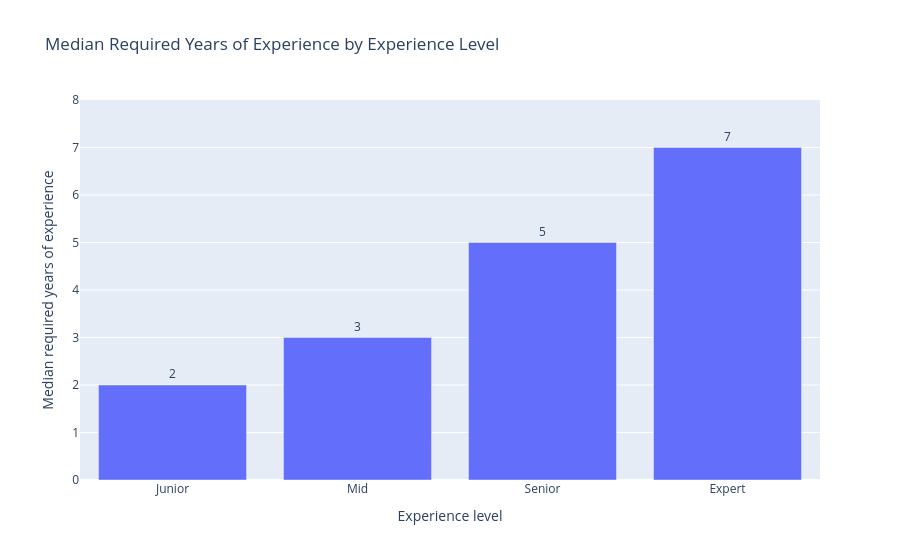

Here is the notebook cell this chart was saved with:
### Code cell
import plotly.express as px

experience_order = [
    "Junior",
    "Mid",
    "Senior",
    "Expert"
]

median_experience = (
    df.groupby("experience")["experience_years_min"]
    .median()
    .reindex(experience_order)
    .reset_index()
)

fig = px.bar(
    median_experience,
    x="experience",
    y="experience_years_min",
    text="experience_years_min",
    title="Median Required Years of Experience by Experience Level",
    labels={
        "experience": "Experience level",
        "experience_years_min": "Median required years"
    }
)

fig.update_traces(
    textposition="outside"
)

fig.update_layout(
    showlegend=False,
    yaxis_title="Median required years of experience",
    xaxis_title="Experience level"
)

fig.update_yaxes(
    range=[0, 8]
)

fig.show()

### Figure 1 — Plotly figure (JSON) as saved in the notebook; plotly's stock layout.template omitted (floating-point values rounded to 4 significant figures)
{"data": [{"hovertemplate": "Experience level=%{x}<br>Median required years=%{text}<extra></extra>", "legendgroup": "", "marker": {"color": "#636efa", "pattern": {"shape": ""}}, "name": "", "orientation": "v", "showlegend": false, "text": [2.0, 3.0, 5.0, 7.0], "textposition": "outside", "type": "bar", "x": ["Junior", "Mid", "Senior", "Expert"], "xaxis": "x", "y": [2.0, 3.0, 5.0, 7.0], "yaxis": "y"}], "layout": {"barmode": "relative", "legend": {"tracegroupgap": 0}, "showlegend": false, "title": {"text": "Median Required Years of Experience by Experience Level"}, "xaxis": {"anchor": "y", "domain": [0, 1], "title": {"text": "Experience level"}}, "yaxis": {"anchor": "x", "domain": [0, 1], "range": [0, 8], "title": {"text": "Median required years of experience"}}}}
